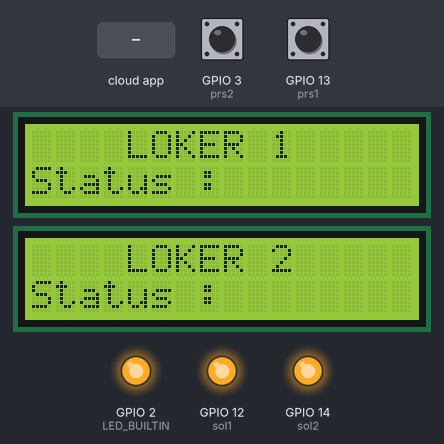
The sketch below on a simulated ESP8266 (NodeMCU). Shown: 2 × 16×2 character LCD, output pins drawn as LEDs (lit = HIGH, except the on-board LED, lit = LOW). The test bench sets the inputs (shaded band); at power-on: GPIO 3 (prs2) HIGH, GPIO 13 (prs1) HIGH. WiFi joins after 1.5 s; servers stay silent unless stated; the Firebase database answers and starts empty; what the sketch prints to the serial monitor is not drawn.

Above: at 2.8 s.
2.9 s: the phone or cloud app sets Status to UNLOCKED
At 4.7 s:
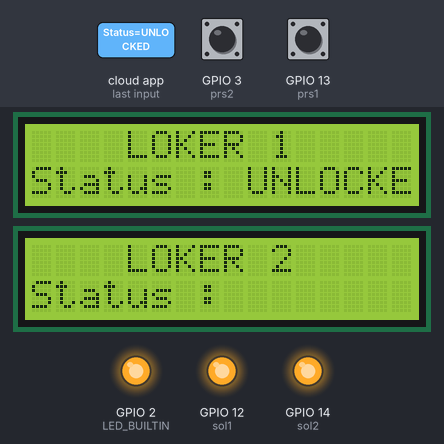
5.0 s: the phone or cloud app sets 1 to UNLOCKED
At 6.2 s:
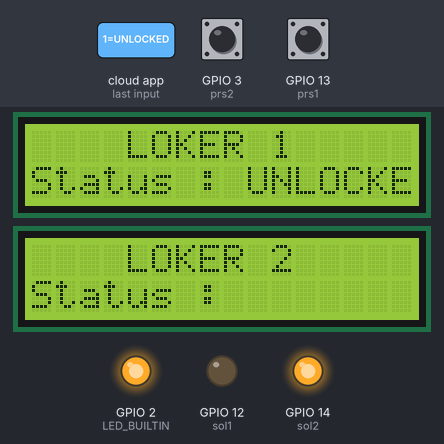
8.7 s: the phone or cloud app sets Status to UNLOCKED
At 9.9 s:
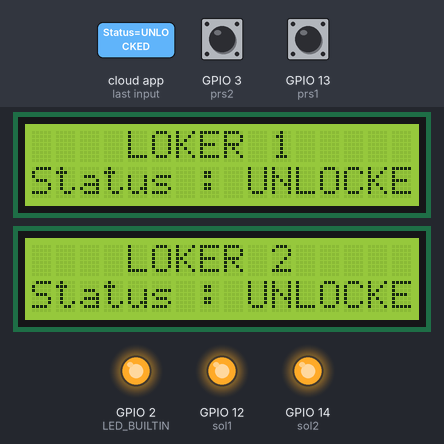
10.2 s: the phone or cloud app sets 2 to UNLOCKED
At 11.4 s:
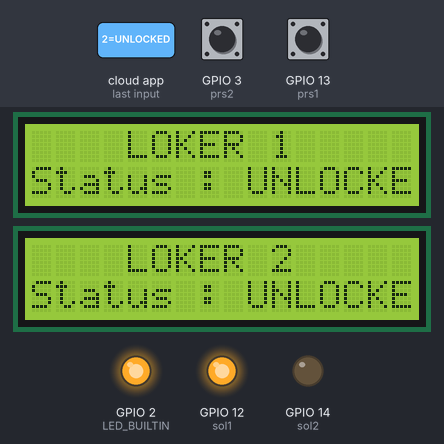
13.1 s: the phone or cloud app sets 1 to UNLOCKED
At 14.2 s:
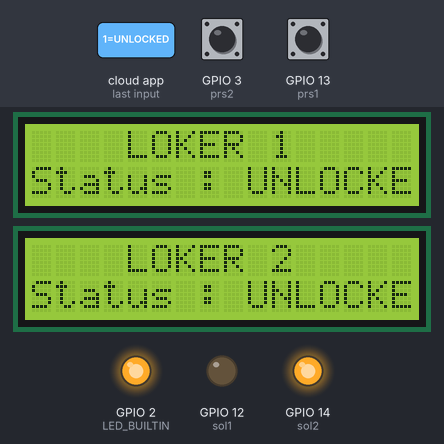
Timing chart, 0 to 17.3 s (numbered marks = the images above; inputs shaded):
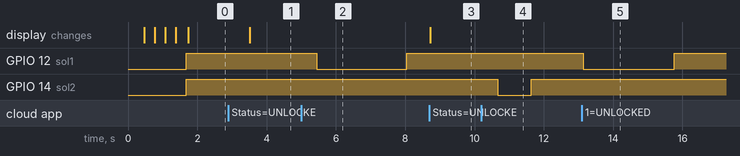

Measured:
- after the input at 2.9 s, the display: changes after 0.61 s (image 1)
- after the input at 5.0 s, GPIO 12 (sol1): HIGH → LOW after 0.44 s, → HIGH 2.6 s later
- after the input at 8.7 s, the display: changes at once (image 3)
- after the input at 10.2 s, GPIO 14 (sol2): HIGH → LOW after 0.46 s, → HIGH 0.97 s later
- after the input at 13.1 s, GPIO 12 (sol1): HIGH → LOW at once, → HIGH 2.6 s later

The sketch:

smart_loker.ino
```cpp
#include <Arduino.h>
#include <ESP8266WiFi.h>
#include "FirebaseESP8266.h"
#include <Wire.h>

//define the wifi credentials
#define WIFI_SSID "Sassung"
#define WIFI_PASSWORD "luwakwhitekopi"

//define firebase project host name
#define FIREBASE_HOST "https://smart-locker-f9a91-default-rtdb.firebaseio.com/"
#define FIREBASE_AUTH "saVXFFuIr7sPGn2amjTo7cel8jqs4BdqYPKVr1b4"

// LCD
#include <LiquidCrystal_I2C.h>
LiquidCrystal_I2C lcd1 (0x26, 16, 2); // lcd loker 1
LiquidCrystal_I2C lcd2 (0x27, 16, 2); // lcd loker 2

// pin sensor
int prs1 = 13; //
int prs2 = 3;
int rs1, rs2;

// pin solenoit
int sol1 = 12;
int sol2 = 14;

int state1, state2, state3;
//define firebase data object
//FirebaseData fbdo;
FirebaseData firebaseData;

//define the firebaseauth for authentication data
//FirebaseAuth auth;
//FirebaseJson json;

int i,a,b = 0;

byte interval = 1000;
unsigned long  prev, prev2 = 0;

void setup() {
Serial.begin(115200);
lcd1.begin();
lcd2.begin();
lcd1.backlight();
lcd2.backlight();

WiFi.begin(WIFI_SSID, WIFI_PASSWORD);
Serial.print("Connecting to Wi-Fi");
lcd1.setCursor(0,0);
lcd1.print("Connect to Wi-Fi");
lcd2.setCursor(0,0);
lcd2.print("Connect to Wi-Fi");
while (WiFi.status() != WL_CONNECTED)
{
  Serial.print(".");

    lcd1.setCursor(i,1);
    lcd2.setCursor(i,1);
    lcd1.print(".");
    lcd2.print(".");

  i++;
  delay(300);

}
Serial.println();
Serial.print("Connected with IP; ");
Serial.println(WiFi.localIP());
Serial.println();

Firebase.begin(FIREBASE_HOST, FIREBASE_AUTH);
Firebase.reconnectWiFi(true);

pinMode (prs1, INPUT_PULLUP);
pinMode (prs2, INPUT_PULLUP);
pinMode (sol1, OUTPUT);
pinMode (sol2, OUTPUT);
digitalWrite(sol1, HIGH);
digitalWrite(sol2, HIGH);

pinMode(LED_BUILTIN, OUTPUT);

lcd1.clear();
lcd2.clear();
}

void loop() {
  // put your main code here, to run repeatedly:

if (WiFi.status() != WL_CONNECTED)
{
  lcd1.clear();
  lcd2.clear();
  WiFi.begin(WIFI_SSID, WIFI_PASSWORD);
  Serial.print("Connecting to Wi-Fi");
  lcd1.setCursor(0,0);
  lcd1.print("Connect to Wi-Fi");
  lcd2.setCursor(0,0);
  lcd2.print("Connect to Wi-Fi");

while (WiFi.status() != WL_CONNECTED){


      Serial.print(".");

    lcd1.setCursor(i,1);
    lcd2.setCursor(i,1);
    lcd1.print(".");
    lcd2.print(".");

  i++;
  delay(300);
}
  lcd1.clear();
  lcd2.clear();
}

lcd1.setCursor(0,0);
lcd1.print("    LOKER 1    ");
lcd1.setCursor(0,1);
lcd1.print ("Status : ");

lcd2.setCursor(0,0);
lcd2.print("    LOKER 2    ");
lcd2.setCursor(0,1);
lcd2.print ("Status : ");

if(Firebase.getString(firebaseData, "/Locker/1/Status"))
  {
    //Success
    //Serial.print("Get int data success, String = ");
    lcd1.setCursor(9,1);
    lcd1.print (firebaseData.stringData());
    }else{
    //Failed?, get the error reason from firebaseData

    Serial.print("Error in getInt, ");
    Serial.println(firebaseData.errorReason());
  }

  if(Firebase.getString(firebaseData, "/Locker/2/Status"))
  {
    //Success
    //Serial.print("Get int data success, String = ");
    lcd2.setCursor(9,1);
    lcd2.print (firebaseData.stringData());
    }else{
    //Failed?, get the error reason from firebaseData

    Serial.print("Error in getInt, ");
    Serial.println(firebaseData.errorReason());
  }

rs1 = digitalRead(prs1);
rs2 = digitalRead(prs2);

//state3 = 0;

locker_1();
locker_2();
alarm();
lock_again();

delay(10);
}
```

ALARM.ino
```cpp
void alarm(){


  if((rs1 == 1 && a==0) || (rs2 == 1 && b==0))
{

  Firebase.setString(firebaseData, "/status", "false");
}
else
{

  Firebase.setString(firebaseData, "/status", "true");
}
}
```

LOCKER1.ino
```cpp
void locker_1(){

  if(Firebase.getString(firebaseData, "/Control/1"))
  {
    //Success
    //Serial.print("Get int data success, String = ");
    if (firebaseData.stringData() == "UNLOCKED")
    {

     // lcd1.setCursor(9,1);
     // lcd1.print ("OPENED");
      digitalWrite(sol1, LOW);
      //digitalWrite(LED_BUILTIN, LOW);
      state1 = true;
      Serial.print("Loker 1 : UNLOCKED");
      a=1;
    }
    else
    {

      //lcd1.setCursor(9,1);
      //lcd1.print ("CLOSED");
      digitalWrite(sol1, HIGH);
      //digitalWrite(LED_BUILTIN, HIGH);
      state1 = false;
     Serial.print("Loker 1 : LOCKED");
    }


  }else{
    //Failed?, get the error reason from firebaseData

    Serial.print("Error in getInt, ");
    Serial.println(firebaseData.errorReason());
  }
}
```

LOCKER_2.ino
```cpp
void locker_2(){

  if(Firebase.getString(firebaseData, "/Control/2"))
  {
    //Success
    //Serial.print("Get int data success, String = ");
    if (firebaseData.stringData() == "UNLOCKED")
    {

//      lcd2.setCursor(9,1);
//      lcd2.print ("OPENED");
      digitalWrite(sol2, LOW);
      //digitalWrite(LED_BUILTIN, LOW);
      state2 = true;
      Serial.println("   Loker 2 : UNLOCKED   ");
      b=1;
    }
    else
    {

     // lcd2.setCursor(9,1);
      //lcd2.print ("CLOSED");
      digitalWrite(sol2, HIGH);
      //digitalWrite(LED_BUILTIN, HIGH);
      state2 = false;
      Serial.println("   Loker 2 : LOCKED   ");
    }

  }else{
    //Failed?, get the error reason from firebaseData

    Serial.print("Error in getInt, ");
    Serial.println(firebaseData.errorReason());
  }

}
```

LOCK_again.ino
```cpp
void lock_again() {

if (state1 == true)
{

  if(millis() - prev >= interval*30)
{

  Firebase.setString(firebaseData, "/Control/1", "LOCKED");
  prev = millis();
}
}

if (state2 == true)
{

  if(millis() - prev2 >= interval*30)
{

  Firebase.setString(firebaseData, "/Control/2", "LOCKED");
  prev2 = millis();
}
}

if ((rs1 == 0 && a == 1)||(rs2 == 0 && b == 1))
{

  a=0;
  b=0;
}
}

// if (state3 == 1 && rs1 == 1){
//
//  state3 = 2;
// }
//
//if (state3 == 2 && rs1 == 0)
//{
//
//state3 = 3;
//}
//
//if (state3 == 3 && rs1 == 1)
//{
//
//  Firebase.setString(firebaseData, "/Control/1", "LOCKED");
//  state3 = 4;
//}
//if (rs1 == 0)
//
//{
//
//  Firebase.setString(firebaseData, "/Control/1", "LOCKED");
//}
//
//if (rs2 == 0)
//{
//
//  Firebase.setString(firebaseData, "/Control/2", "LOCKED");
//}
//}
```
